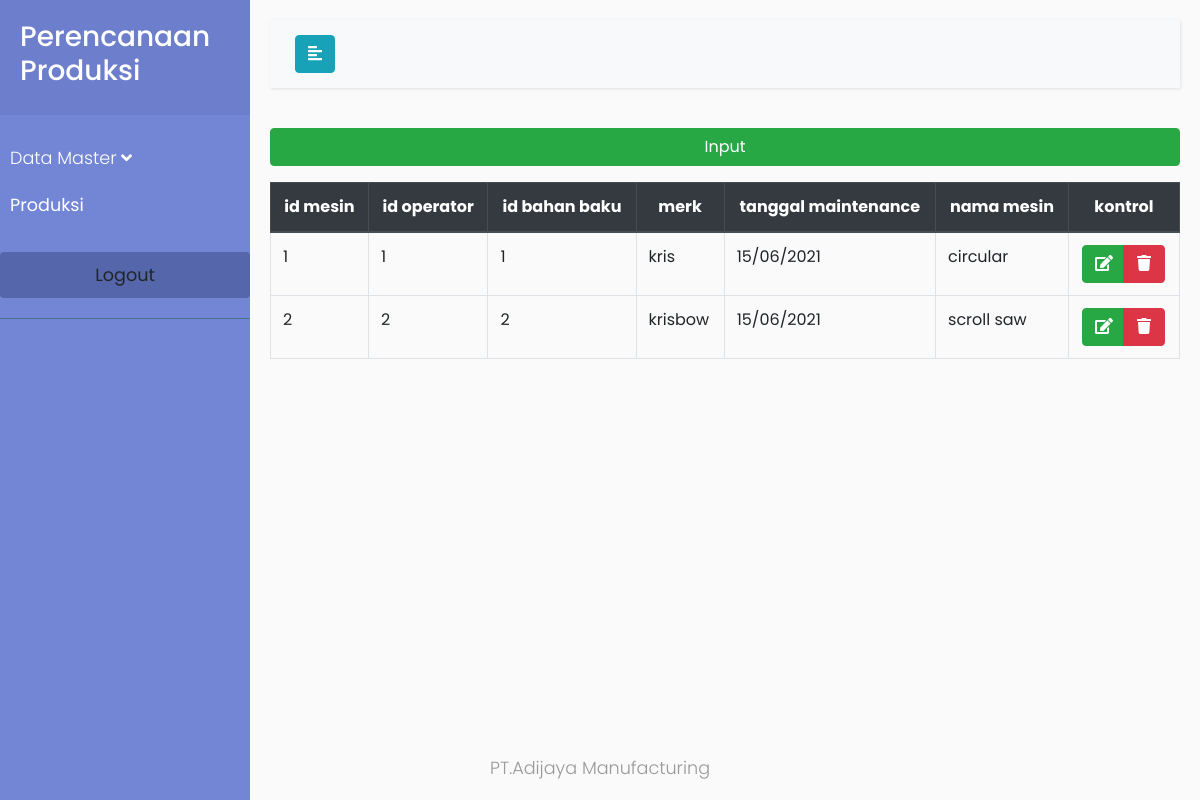
/mesinsetengahjadi/index.php (signed in), run on the app's committed database.
### tables this page shows
CREATE TABLE `mesin_produk_setengah_jadi` (
  `id_mesin_produk_setengah_jadi` int(50) NOT NULL,
  `id_operator` int(50) NOT NULL,
  `id_bahan_baku` int(50) NOT NULL,
  `merk_mesin` varchar(255) NOT NULL,
  `tanggal_maintenance` varchar(255) NOT NULL,
  `nama_mesin` varchar(255) NOT NULL
);

### env.php (called while the page is built, shortened)
<?php
$APP_NAME = "Perencanaan Produksi";

### mesinsetengahjadi/read.php (called while the page is built, shortened)
<?php
require_once("../config.php");
$sql = "SELECT * FROM mesin_produk_setengah_jadi";
	$read = $db->prepare($sql);
$read->execute();
$data_operator = $read->fetchAll();
?>

### mesinsetengahjadi/index.php (the view, shortened to what this page needs)
<?php include "../env.php" ?>
<?php include "read.php" ?>
<!DOCTYPE html>
<html>
<head>
    <?php include "../head.php" ?>
</head>
<body>
    <div class="wrapper">
        <?php include "../sidebar.php"?>
        <div id="content">
            <?php include "../topbar.php" ?>
            <div>
                <button type="button" class="btn btn-success w-100 mb-3" data-toggle="modal" data-target="#modal_insert_operator">
                  Input
              </button>
<table class="table table-bordered">
  <thead class="thead-dark text-center">
    <tr>
        <th scope="col">id mesin</th>
        <th scope="col">id operator</th>
        <th scope="col">id bahan baku</th>
        <th scope="col">merk</th>
        <th scope="col">tanggal maintenance</th>
        <th scope="col">nama mesin</th>
        <th scope="col">kontrol</th>
    </tr>
</thead>
<tbody>
    <?php
    if ($data_operator){
        foreach($data_operator as $data) {
            $id_mesin = $data["id_mesin_produk_setengah_jadi"];
            $id_operator = $data["id_operator"];
            $id_bahan_baku = $data["id_bahan_baku"];
            $merk = $data["merk_mesin"];
            $tanggal_maintenance = $data["tanggal_maintenance"];
            $nama_mesin = $data["nama_mesin"];
            echo '<tr>
            <td>'.$id_mesin.'</td>
            <td>'.$id_operator.'</td>
            <td>'.$id_bahan_baku.'</td>
            <td>'.$merk.'</td>
            <td>'.$tanggal_maintenance.'</td>
            <td>'.$nama_mesin.'</td>
            <td class="text-center">
            <form class="d-inline" id="delete" name="delete" method="POST" action="delete.php">
            <div class="btn-group" role="group" aria-label="Basic example">
            <button type="button" class="btn btn-success w-50" data-toggle="modal" data-target="#modal_change_'.$id_mesin.'">
            <i class="fa fa-edit"></i>
            </button>
            <input type="hidden" class="form-control" id="id" name="id" value="'.$id_mesin.'">
            <button type="submit" name="delete" class="btn btn-danger w-50">
            <i class="fa fa-trash"></i>
            </button>
            </div>
            </form>
            </td>
            </tr>
            <div class="modal fade" id="modal_change_'.$id_mesin.'" tabindex="-1" role="dialog" aria-labelledby="modal_change_operator_label_'.$id_mesin.'" aria-hidden="true">
            <input type="hidden" class="form-control" id="id_mesin" name="id_mesin" aria-describedby="id_mesin" placeholder="ID Operator" value="'.$id_mesin.'">
            <input type="text" class="form-control" id="merk_mesin" name="merk_mesin" aria-describedby="merk_mesin" placeholder="merk mesin" value="'.$merk.'">
            <input type="text" class="form-control" id="tanggal_maintenance" name="tanggal_maintenance" placeholder="Jenis Pekerjaan" value="'.$tanggal_maintenance.'">
            <input type="text" class="form-control" id="nama_mesin" name="nama_mesin" placeholder="nama mesin" value="'.$nama_mesin.'">
            </div>';
        }
    }
    ?>
</tbody>
</table>
</div>
</div>
<?php include "../footer.php" ?>
</div>
</body>
</html>

### head.php (shortened to what this page needs)
<link rel="stylesheet" href="https://maxcdn.bootstrapcdn.com/bootstrap/4.5.2/css/bootstrap.min.css">
<link rel="stylesheet" href="../style.css">
<link rel="stylesheet" href="https://use.fontawesome.com/releases/v5.7.0/css/all.css">

### sidebar.php (shortened to what this page needs)
<?php
$Route = explode('\\', getcwd());
$currentRoute = $Route[count($Route)-1];
?>
<nav id="sidebar">
    <div class="sticky-top">
        <div class="sidebar-header">
            <h3><?php echo $APP_NAME; ?></h3>
        </div>
        <ul class="list-unstyled components">
            <div class="panel panel-default">
                <li class="panel-heading">
                    <a  class="nodecoration panel-title lead" data-toggle="collapse" data-parent="#panel-814345" href="#panel-element-566205">Data Master <i class="fa fa-angle-down" aria-hidden="true"></i>
                    </a>
                </li>
            </div>
            <div>
                <li class="<?php if($currentRoute == "produksi") echo " active" ?>">
                    <a href="<?php if($currentRoute != "produksi") echo "../produksi" ?>">Produksi</a>
                </li>
            </div>
            <br>
            <li>
                <a class="btn border-0" style="background-color: #5566ab" href="../logout.php">Logout</a>
            </li>
        </ul>
    </div>
</nav>

### topbar.php
<nav class="navbar navbar-expand-lg navbar-light bg-light sticky-top">
    <div class="container-fluid">
        <button type="button" id="sidebarCollapse" class="btn btn-info">
            <i class="fas fa-align-left"></i>
        </button>
    </div>
</nav>

### footer.php
<div class="footer-copyright text-center py-0 fixed-bottom">
	<p>PT.Adijaya Manufacturing</p>
</div>

### style.css (style rules this page uses)
body { font-family: 'Poppins', sans-serif; background: #fafafa; }
p { font-family: 'Poppins', sans-serif; font-size: 1.1em; font-weight: 300; line-height: 1.7em; color: #999; }
a, a:hover, a:focus { color: inherit; text-decoration: none; transition: all 0.3s; }
.navbar { padding: 15px 10px; background: #fff; border: none; border-radius: 0; margin-bottom: 40px; box-shadow: 1px 1px 3px rgba(0, 0, 0, 0.1); }
.wrapper { display: flex; width: 100%; align-items: stretch; }
#sidebar { min-width: 250px; max-width: 250px; background: #7386D5; color: #fff; transition: all 0.3s; }
#sidebar .sidebar-header { padding: 20px; background: #6d7fcc; }
#sidebar ul.components { padding: 20px 0; border-bottom: 1px solid #47748b; }
#sidebar ul li a { padding: 10px; font-size: 1.1em; display: block; }
a[data-toggle="collapse"] { position: relative; }
#content { width: 100%; padding: 20px; min-height: 100vh; transition: all 0.3s; }

### data on the page
mesin_produk_setengah_jadi: id_mesin_produk_setengah_jadi "1", id_operator "1", id_bahan_baku "1", merk_mesin "kris", tanggal_maintenance "15/06/2021", nama_mesin "circular"
mesin_produk_setengah_jadi: id_mesin_produk_setengah_jadi "2", id_operator "2", id_bahan_baku "2", merk_mesin "krisbow", tanggal_maintenance "15/06/2021", nama_mesin "scroll saw"

### other printed values
$APP_NAME "Perencanaan Produksi"
